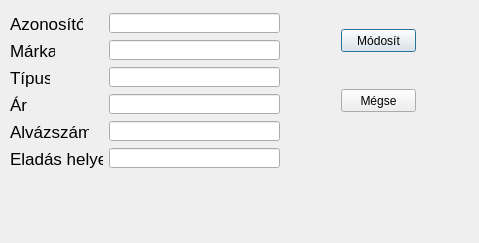
<?xml version="1.0" encoding="UTF-8"?>
<ui version="4.0">
 <class>ModifyWindow</class>
 <widget class="QDialog" name="ModifyWindow">
  <property name="geometry">
   <rect>
    <x>0</x>
    <y>0</y>
    <width>479</width>
    <height>243</height>
   </rect>
  </property>
  <property name="windowTitle">
   <string>Dialog</string>
  </property>
  <widget class="QLineEdit" name="lineEdit_number">
   <property name="geometry">
    <rect>
     <x>109</x>
     <y>121</y>
     <width>171</width>
     <height>20</height>
    </rect>
   </property>
  </widget>
  <widget class="QLabel" name="label">
   <property name="geometry">
    <rect>
     <x>10</x>
     <y>13</y>
     <width>73</width>
     <height>21</height>
    </rect>
   </property>
   <property name="font">
    <font>
     <family>MS Shell Dlg 2</family>
     <pointsize>13</pointsize>
    </font>
   </property>
   <property name="text">
    <string>Azonosító</string>
   </property>
  </widget>
  <widget class="QLineEdit" name="lineEdit_location">
   <property name="geometry">
    <rect>
     <x>109</x>
     <y>148</y>
     <width>171</width>
     <height>20</height>
    </rect>
   </property>
  </widget>
  <widget class="QLabel" name="label_5">
   <property name="geometry">
    <rect>
     <x>10</x>
     <y>121</y>
     <width>79</width>
     <height>21</height>
    </rect>
   </property>
   <property name="font">
    <font>
     <family>MS Shell Dlg 2</family>
     <pointsize>13</pointsize>
    </font>
   </property>
   <property name="text">
    <string>Alvázszám</string>
   </property>
  </widget>
  <widget class="QLineEdit" name="lineEdit_price">
   <property name="geometry">
    <rect>
     <x>109</x>
     <y>94</y>
     <width>171</width>
     <height>20</height>
    </rect>
   </property>
  </widget>
  <widget class="QLineEdit" name="lineEdit_type">
   <property name="geometry">
    <rect>
     <x>109</x>
     <y>67</y>
     <width>171</width>
     <height>20</height>
    </rect>
   </property>
  </widget>
  <widget class="QPushButton" name="pushButton_modify">
   <property name="geometry">
    <rect>
     <x>341</x>
     <y>29</y>
     <width>75</width>
     <height>23</height>
    </rect>
   </property>
   <property name="text">
    <string>Módosít</string>
   </property>
  </widget>
  <widget class="QLineEdit" name="lineEdit_brand">
   <property name="geometry">
    <rect>
     <x>109</x>
     <y>40</y>
     <width>171</width>
     <height>20</height>
    </rect>
   </property>
  </widget>
  <widget class="QLineEdit" name="lineEdit_ident">
   <property name="geometry">
    <rect>
     <x>109</x>
     <y>13</y>
     <width>171</width>
     <height>20</height>
    </rect>
   </property>
  </widget>
  <widget class="QPushButton" name="pushButton_cancel">
   <property name="geometry">
    <rect>
     <x>341</x>
     <y>89</y>
     <width>75</width>
     <height>23</height>
    </rect>
   </property>
   <property name="text">
    <string>Mégse</string>
   </property>
  </widget>
  <widget class="QLabel" name="label_3">
   <property name="geometry">
    <rect>
     <x>10</x>
     <y>67</y>
     <width>40</width>
     <height>21</height>
    </rect>
   </property>
   <property name="font">
    <font>
     <family>MS Shell Dlg 2</family>
     <pointsize>13</pointsize>
    </font>
   </property>
   <property name="text">
    <string>Típus</string>
   </property>
  </widget>
  <widget class="QLabel" name="label_4">
   <property name="geometry">
    <rect>
     <x>10</x>
     <y>94</y>
     <width>17</width>
     <height>21</height>
    </rect>
   </property>
   <property name="font">
    <font>
     <family>MS Shell Dlg 2</family>
     <pointsize>13</pointsize>
    </font>
   </property>
   <property name="text">
    <string>Ár</string>
   </property>
  </widget>
  <widget class="QLabel" name="label_6">
   <property name="geometry">
    <rect>
     <x>10</x>
     <y>148</y>
     <width>93</width>
     <height>21</height>
    </rect>
   </property>
   <property name="font">
    <font>
     <family>MS Shell Dlg 2</family>
     <pointsize>13</pointsize>
    </font>
   </property>
   <property name="text">
    <string>Eladás helye</string>
   </property>
  </widget>
  <widget class="QLabel" name="label_2">
   <property name="geometry">
    <rect>
     <x>10</x>
     <y>40</y>
     <width>45</width>
     <height>21</height>
    </rect>
   </property>
   <property name="font">
    <font>
     <family>MS Shell Dlg 2</family>
     <pointsize>13</pointsize>
    </font>
   </property>
   <property name="text">
    <string>Márka</string>
   </property>
  </widget>
 </widget>
 <resources/>
 <connections/>
</ui>
